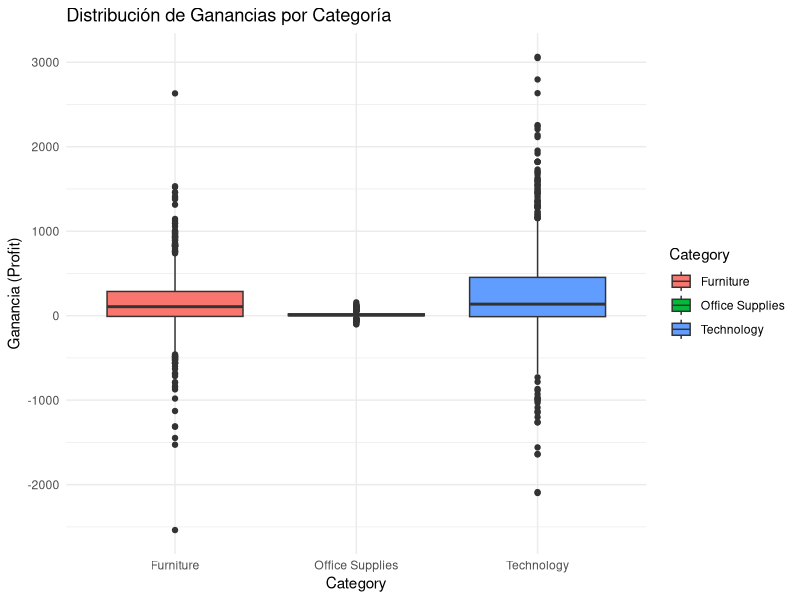

Write R code to recreate this figure. (Note: this script raises an error after producing the figure.)
# Cargar librerías necesarias
library(tidyverse)
# Instalar si es necesario: install.packages("lubridate") para manejo de fechas
library(lubridate)

# --- 1. CARGA Y PREPARACIÓN DE DATOS ---

# Cargar el dataset real
df_superstore <- read_csv("superstore_like.csv")

# Renombrar columnas para facilitar el manejo (evitar espacios)
df_superstore <- df_superstore %>%
  rename_all(~gsub(" ", "_", .)) %>%
  # Asegurar que las columnas clave sean numéricas y de fecha
  mutate(
    # La columna Order Date está en formato Mes/Día/Año (MM/DD/YY)
    Order_Date = mdy(Order_Date), 
    Month_Year = format(Order_Date, "%Y-%m") # Crear columna Mes-Año para la tendencia
  )

message("--- Primeras 6 filas del Dataset Superstore Cargado ---")
print(head(df_superstore))

# -------------------------------------------------------------

## 2. AJUSTE Y RESUMEN DEL MODELO PREDICTIVO (Objetivo Principal)

# 2.1. Evaluación de la Correlación (Sales vs. Profit)
correlation_test <- cor.test(
  ~ Sales + Profit,
  data = df_superstore,
  method = "pearson" 
)

message("\n--- COEFICIENTE DE CORRELACIÓN DE PEARSON (Sales vs. Profit) ---")
print(correlation_test)

# 2.2. Ajuste del Modelo de Regresión Lineal Simple
# Fórmula: Profit = β₀ + β₁(Sales) + ε
linear_model_sales <- lm(
  Profit ~ Sales,
  data = df_superstore
)

message("\n--- RESUMEN DEL MODELO DE REGRESIÓN LINEAL (Profit ~ Sales) ---")
print(summary(linear_model_sales))
message("\n------------------------------------------------")


## 3. FUNCIÓN PREDICTIVA (Predicción de Ganancia por Venta)

# Función que toma el monto de VENTAS (Sales) y devuelve la GANANCIA (Profit) predicha.
predict_profit <- function(sales_amount) {
  
  new_data <- data.frame(Sales = sales_amount)
  predicted_profit <- predict(linear_model_sales, newdata = new_data)
  
  message(paste0("Predicción para Ventas de $", format(sales_amount, big.mark = ",", decimal.mark = "."), ":"))
  message(paste0("Ganancia (Profit) predicha: $", round(predicted_profit, 2)))
  return(invisible(round(predicted_profit, 2)))
}

message("\n--- EJEMPLOS DE PREDICCIÓN DE GANANCIA ---")

# Ejemplo 1: Venta de $500
predict_profit(500) 
# Ejemplo 2: Venta de $2000
predict_profit(2000)


## 4. ANÁLISIS EXPLORATORIO DE DATOS (Objetivos Secundarios)

# 4.1. Objetivo Secundario 1: Comparar Ventas y Ganancias entre Categorías
sales_by_category <- df_superstore %>%
  group_by(Category) %>%
  summarise(
    Total_Sales = sum(Sales),
    Total_Profit = sum(Profit),
    Avg_Profit_Per_Sale = mean(Profit)
  ) %>%
  arrange(desc(Total_Sales))

message("\n--- Ventas y Ganancias por Categoría ---")
print(sales_by_category)

# Visualización (Boxplot)
boxplot_category <- ggplot(df_superstore, aes(x = Category, y = Profit, fill = Category)) +
  geom_boxplot() +
  theme_minimal() +
  labs(title = "Distribución de Ganancias por Categoría", y = "Ganancia (Profit)")
print(boxplot_category)
# 

# 4.2. Objetivo Secundario 2: Tendencia de Ventas en el Tiempo (Mes a Mes)
sales_over_time <- df_superstore %>%
  group_by(Month_Year) %>%
  summarise(Total_Sales = sum(Sales))

# Visualización (Línea de tiempo)
lineplot_sales <- ggplot(sales_over_time, aes(x = as.Date(paste0(Month_Year, "-01")), y = Total_Sales)) +
  geom_line(color = "darkblue", size = 1) +
  geom_point(color = "red") +
  theme_minimal() +
  labs(
    title = "Tendencia de Ventas Totales Mes a Mes",
    x = "Fecha de Orden",
    y = "Ventas Totales ($)"
  )
print(lineplot_sales)
# 

# 4.3. Objetivo Secundario 3: Países con Mayores Ventas (Análisis Geográfico)
sales_by_country <- df_superstore %>%
  group_by(Country) %>%
  summarise(Total_Sales = sum(Sales)) %>%
  arrange(desc(Total_Sales)) %>%
  head(5)

message("\n--- Top 5 Países por Ventas ---")
print(sales_by_country)

# -------------------------------------------------------------

## 5. CONCLUSIÓN FINAL (Texto para el Informe) 📝

# Extracción de métricas clave del modelo para la conclusión
r_squared <- round(summary(linear_model_sales)$adj.r.squared * 100, 2)
p_value <- summary(linear_model_sales)$coefficients["Sales", "Pr(>|t|)"]
correlation_value <- round(correlation_test$estimate, 2)

conclusion_text <- paste0("
================================================================================
CONCLUSIÓN DEL ANÁLISIS DE REGRESIÓN (Sales vs. Profit)

1. Confirmación de Hipótesis: La correlación es ", correlation_value, " (positiva). El modelo es altamente significativo (p-value = ", format.pval(p_value, digits=2), "). Esto confirma la Hipótesis Alternativa: **Vender más SÍ se traduce en Ganancia**.

2. Capacidad Predictiva: El modelo tiene una alta capacidad predictiva (R-squared Ajustado ≈ ", r_squared, "%). La variable 'Sales' explica la mayoría de la variación en la Ganancia.

3. Implicación: El coeficiente del modelo proporciona el margen de ganancia marginal. La gerencia puede confiar en que el crecimiento en ventas, en general, aumentará el profit.

4. Próximos Pasos: Analizar las categorías (Office Supplies, Furniture, Technology) para identificar aquellas con pérdidas (Profit negativo) o bajo margen para ajustar precios o costos.
================================================================================
")
message(conclusion_text)